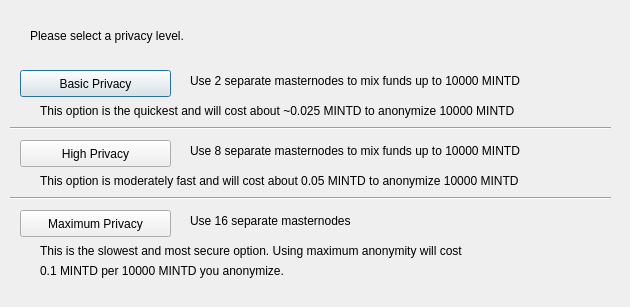
<?xml version="1.0" encoding="UTF-8"?>
<ui version="4.0">
 <class>ObfuscationConfig</class>
 <widget class="QDialog" name="ObfuscationConfig">
  <property name="geometry">
   <rect>
    <x>0</x>
    <y>0</y>
    <width>630</width>
    <height>307</height>
   </rect>
  </property>
  <property name="windowTitle">
   <string>Configure Obfuscation</string>
  </property>
  <widget class="QPushButton" name="buttonBasic">
   <property name="geometry">
    <rect>
     <x>20</x>
     <y>70</y>
     <width>151</width>
     <height>27</height>
    </rect>
   </property>
   <property name="text">
    <string>Basic Privacy</string>
   </property>
  </widget>
  <widget class="QPushButton" name="buttonHigh">
   <property name="geometry">
    <rect>
     <x>20</x>
     <y>140</y>
     <width>151</width>
     <height>27</height>
    </rect>
   </property>
   <property name="text">
    <string>High Privacy</string>
   </property>
  </widget>
  <widget class="QPushButton" name="buttonMax">
   <property name="geometry">
    <rect>
     <x>20</x>
     <y>210</y>
     <width>151</width>
     <height>27</height>
    </rect>
   </property>
   <property name="text">
    <string>Maximum Privacy</string>
   </property>
  </widget>
  <widget class="QLabel" name="label">
   <property name="geometry">
    <rect>
     <x>30</x>
     <y>20</y>
     <width>571</width>
     <height>31</height>
    </rect>
   </property>
   <property name="text">
    <string>Please select a privacy level.</string>
   </property>
  </widget>
  <widget class="QLabel" name="label_2">
   <property name="geometry">
    <rect>
     <x>190</x>
     <y>70</y>
     <width>421</width>
     <height>21</height>
    </rect>
   </property>
   <property name="text">
    <string>Use 2 separate masternodes to mix funds up to 10000 MINTD</string>
   </property>
  </widget>
  <widget class="QLabel" name="label_3">
   <property name="geometry">
    <rect>
     <x>190</x>
     <y>140</y>
     <width>411</width>
     <height>21</height>
    </rect>
   </property>
   <property name="text">
    <string>Use 8 separate masternodes to mix funds up to 10000 MINTD</string>
   </property>
  </widget>
  <widget class="QLabel" name="label_4">
   <property name="geometry">
    <rect>
     <x>190</x>
     <y>210</y>
     <width>421</width>
     <height>21</height>
    </rect>
   </property>
   <property name="text">
    <string>Use 16 separate masternodes</string>
   </property>
  </widget>
  <widget class="QLabel" name="label_6">
   <property name="geometry">
    <rect>
     <x>40</x>
     <y>100</y>
     <width>561</width>
     <height>21</height>
    </rect>
   </property>
   <property name="text">
    <string>This option is the quickest and will cost about ~0.025 MINTD to anonymize 10000 MINTD</string>
   </property>
  </widget>
  <widget class="QLabel" name="label_7">
   <property name="geometry">
    <rect>
     <x>40</x>
     <y>170</y>
     <width>561</width>
     <height>21</height>
    </rect>
   </property>
   <property name="text">
    <string>This option is moderately fast and will cost about 0.05 MINTD to anonymize 10000 MINTD</string>
   </property>
  </widget>
  <widget class="QLabel" name="label_8">
   <property name="geometry">
    <rect>
     <x>40</x>
     <y>240</y>
     <width>561</width>
     <height>21</height>
    </rect>
   </property>
   <property name="text">
    <string>This is the slowest and most secure option. Using maximum anonymity will cost</string>
   </property>
  </widget>
  <widget class="QLabel" name="label_9">
   <property name="geometry">
    <rect>
     <x>40</x>
     <y>260</y>
     <width>561</width>
     <height>21</height>
    </rect>
   </property>
   <property name="text">
    <string>0.1 MINTD per 10000 MINTD you anonymize.</string>
   </property>
  </widget>
  <widget class="Line" name="line">
   <property name="geometry">
    <rect>
     <x>10</x>
     <y>120</y>
     <width>601</width>
     <height>16</height>
    </rect>
   </property>
   <property name="orientation">
    <enum>Qt::Horizontal</enum>
   </property>
  </widget>
  <widget class="Line" name="line_2">
   <property name="geometry">
    <rect>
     <x>10</x>
     <y>190</y>
     <width>601</width>
     <height>16</height>
    </rect>
   </property>
   <property name="orientation">
    <enum>Qt::Horizontal</enum>
   </property>
  </widget>
 </widget>
 <resources/>
 <connections/>
</ui>
